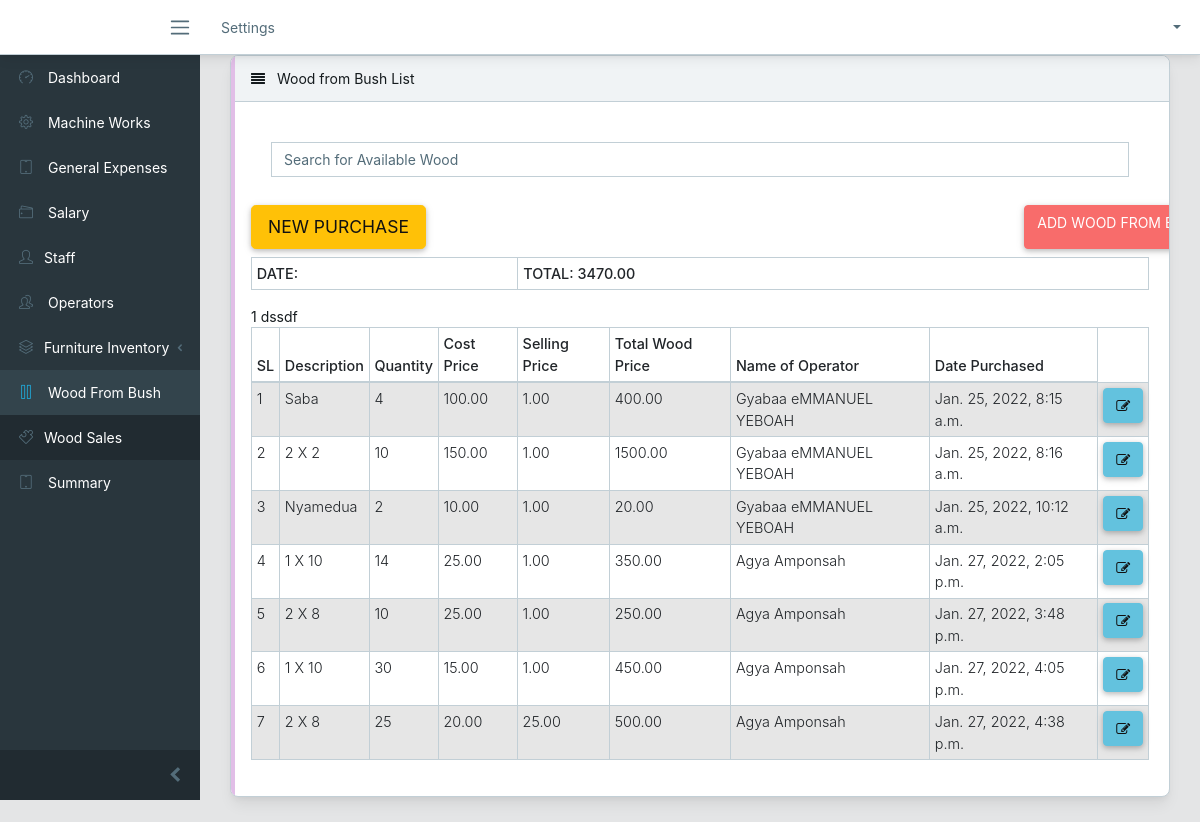
Before: /woodfrombush/list/ (signed in) with the older database file.
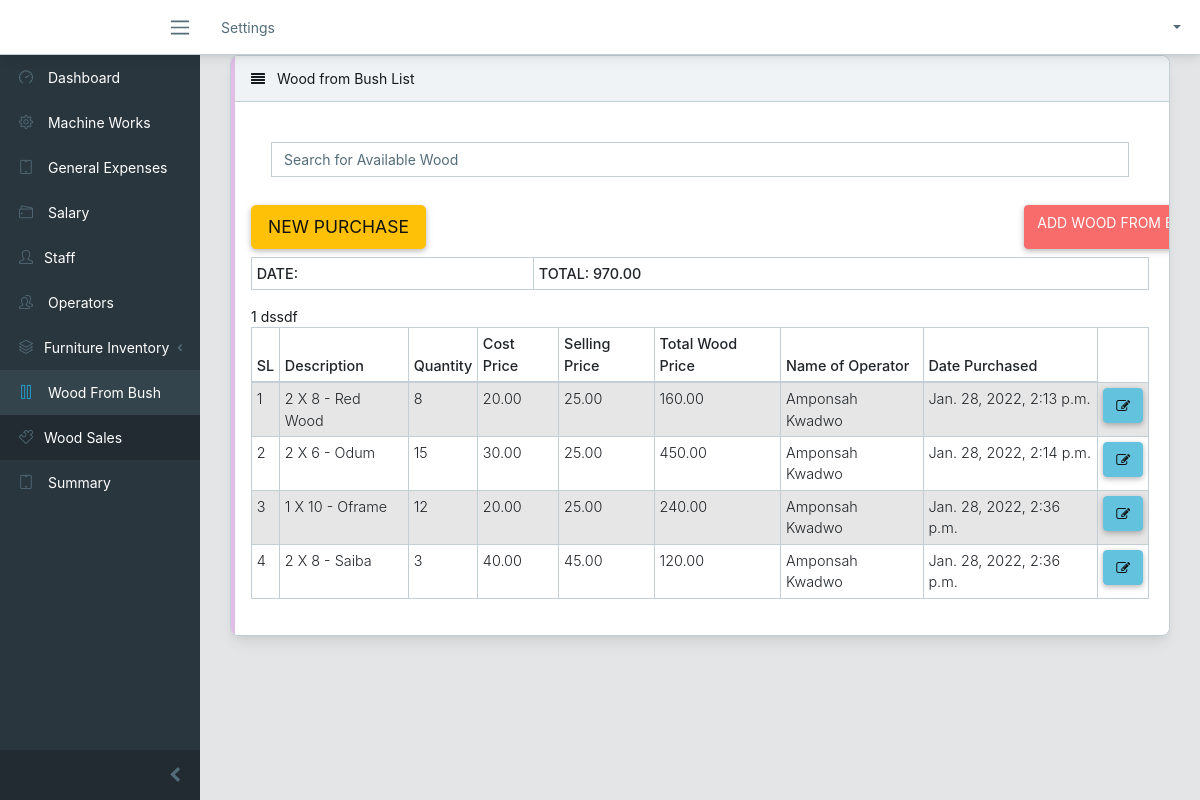
After: the same page with the newer database file.
### services/models.py (models this page shows, shortened)
class WoodFromBush(models.Model):
    operator = models.ForeignKey(Operator, on_delete=models.CASCADE)
    description = models.CharField(choices =WOOD_FROM_BUSH_CHOICES, max_length=30 )
    quantity = models.IntegerField()
    price = models.DecimalField(decimal_places=2, max_digits=9 )
    sell_price = models.DecimalField(decimal_places=2, max_digits=9 )
    date_purchased = models.DateTimeField(auto_now_add= True)
    def __str__(self):
        return self.description + " || " + str(self.quantity)
    @property
    def total_wood_price(self):
        return self.price * self.quantity

class Operator(models.Model):
    first_name = models.CharField(max_length=50)
    last_name = models.CharField(max_length=50)
    hometown = models.CharField(max_length=50)
    phone_number= models.CharField(max_length=10)
    date_created = models.DateTimeField(auto_now_add= True)
    class Meta:
        ordering = ("-first_name",)
    def __str__(self) -> str:
        return self.first_name + " " + self.last_name

### services/views.py (the view)
# urls.py: path('woodfrombush/list/', views.wood_from_bush_list, name="wood_from_bush_list"),
@login_required
def wood_from_bush_list(request):
    wood_from_bushs = WoodFromBush.objects.all()
    total_wood_price = 0
    balance = 1
    wood_from_bushs_total=0
    for i in wood_from_bushs:
        wood_from_bushs_total += i.total_wood_price
    woods = WoodFromBush.objects.all()
    wood_json = [{'id': wood.id, 'description':wood.description, 'quantity':wood.quantity, 'price':float(wood.sell_price)} for wood in woods]
    paginator = Paginator(wood_from_bushs, 20)
    page = request.GET.get('page')
    paged_wood_from_bush = paginator.get_page(page)
    context = {
        "woodfrombushs": paged_wood_from_bush,
        "wood_from_bushs_total": wood_from_bushs_total,
        "total_wood_price":total_wood_price,
        "woods":json.dumps(wood_json),
        "WoodSaleForm":WoodSaleForm(),
        "WoodItemSaleForm": WoodItemSaleForm(),
        "wood_form":WoodFromBushForms(),
        "WPurchaseForm": WPurchaseForm(),
        "balance":balance,
    }
    return render(request, "lists/wood_from_bush_list.html", context)

### services/forms.py
class WoodSaleForm(forms.Form):
    woodfrombush =forms.ChoiceField(choices=(), widget=forms.Select(attrs ={'id': 'id_wood_1'}) )
    quantity = forms.CharField(widget=forms.NumberInput( attrs={'id': 'id_quantity_1'}))
    def __init__(self, *args, **kwargs):
        super(WoodSaleForm, self).__init__(*args, **kwargs)
        try:
            CHOICES = list([(str(woodfrombush.id), str(woodfrombush)) for woodfrombush in WoodFromBush.objects.all()])
            CHOICES.insert(0, (-1,'NONE'))
        except Exception as e:
            print('\n\n', e, '\n\n')
            CHOICES = [(-1, 'NONE')]
        self.fields['woodfrombush'].choices = CHOICES

class WoodItemSaleForm(forms.ModelForm):
    class Meta:
        model = WoodItemSale
        fields = ("woodfrombush", "quantity",)

### templates/lists/wood_from_bush_list.html (shortened to what this page needs)
{% extends "base.html" %}
{% block content %}
<div class="row">
    <div class="col-lg-12">
        <div class="card">
            <div class="card-header">
                <i class="fa fa-align-justify"></i> Wood from Bush List</div>
            <div class="card-body">
                <table class="table table-responsive-sm table-bordered table-striped table-sm">
                    <tr>
                                    <form class="card card-sm">
                                        <div class="card-body row no-gytters align-items-center">
                                            <div class="col">
                                                <input type="text" id="myInput"onkeyup="myFunction()" name='item_name' class="form-control form-control-borderless" placeholder="Search for Available Wood">
                                            </div>
                                        </div>
                                    </form>
                                    <div class="row">
                                        <div class="col-10 pt-2 mb-2 text-center d-flex flex-row justify-content-between">
                                            <a href="#" id="purchase-link" class="btn btn-lg btn-warning">New Purchase</a>
                                        </div>
                                        <div class="col-2 pt-2 mb-2 text-center d-flex flex-row justify-content-between">
                                                <a href="{% url 'services:woodfrombush' %}" class="link btn btn-danger" id="supply-link" > Add Wood From Bush
                                                </a>
                                        </div>
                                    </div>
                    </tr>
                    <tr>
                       <th>DATE: {{ work_date}}</th>
                       <th>TOTAL: {{ wood_from_bushs_total|floatformat:2 }} </th>
                    </tr>
                </table>
                <table id="myTable" class="table table-responsive-sm table-bordered table-striped table-sm">
                    <thead>
                        <tr>
                            <th>SL</th>
                            <th>Description</th>
                            <th>Quantity</th>
                            <th>Cost Price</th>
                            <th>Selling Price</th>
                            <th>Total Wood Price</th>
                            <th>Name of Operator</th>
                            <th>Date Purchased</th>
                        </tr>
                    </thead>
                    <tbody id="myTB">
                        {% for woodfrombush in woodfrombushs %}
                            <tr>
                                <td>{{ forloop.counter }}</td>
                                <td>{{ woodfrombush.description}}</td>
                                <td>{{ woodfrombush.quantity }}</td>
                                <td>{{ woodfrombush.price }}</td>
                                <td>{{ woodfrombush.sell_price }}</td>
                                <td>{{ woodfrombush.total_wood_price }}</td>
                                <td>{{ woodfrombush.operator }}</td>
                                <td>{{ woodfrombush.date_purchased }}</td>
                                <td>
                                    <a href="">
                                        <button type="button" class="btn btn-info"><i class="fa fa-edit"></i></button>
                                    </a>
                                </td>
                            </tr>
                        {% endfor %}
                    </tbody>
                </table>
            </div>
        </div>
    </div>
</div>
<div class="row">
    <div class="col-md-12">
    </div>
</div>
{% endblock %}

### templates/base.html (shortened to what this page needs)
{% load static %}
<!DOCTYPE html>
<html lang="en">
<head>
    <link rel="stylesheet" href="{% static 'css/main.css' %}">
    <link rel="stylesheet" href="{% static 'css/mdb.min.css' %}">
    <link rel="stylesheet" href="{% static 'css/popup.css' %}">
    <link href="{% static 'vendors/css/font-awesome.min.css' %}" rel="stylesheet">
    <link href="{% static 'vendors/css/simple-line-icons.min.css' %}" rel="stylesheet">
     <link href="{% static 'css/style.css' %}" rel="stylesheet">
</head>
<body class="app header-fixed sidebar-fixed aside-menu-fixed aside-menu-hidden">
        {% include 'navbar.html' %}
        <div class="app-body">
        {% include 'sidebar.html' %}
        <main class="main">
        <div class="container-fluid">
            <div class="animated fadeIn">
                {% block content %}
                {% endblock %}
            </div>
        </div>
        </main>
        </div>
</body>
</html>

### templates/navbar.html (shortened to what this page needs)
{% load static %}
<header class="app-header navbar">
    <a class="navbar-brand" href="#"></a>
    <button class="navbar-toggler sidebar-toggler d-md-down-none" type="button">
        <span class="navbar-toggler-icon"></span>
    </button>
    <ul class="nav navbar-nav d-md-down-none">
        <li class="nav-item px-3">
            <a class="nav-link" href="#">Settings</a>
        </li>
    </ul>
    <ul class="nav navbar-nav ml-auto">
        <li class="nav-item dropdown">
            <a class="nav-link dropdown-toggle nav-link" data-toggle="dropdown" href="#" role="button"
               aria-haspopup="true" aria-expanded="false">
            </a>
        </li>
    </ul>
</header>

### templates/sidebar.html (shortened to what this page needs)
<div class="sidebar">
    <nav class="sidebar-nav">
        <ul class="nav">
            <li class="nav-item">
                <a class="nav-link" href="{% url 'services:index' %}"><i class="icon-speedometer"></i> Dashboard</a>
            </li>
            <li class="nav-item ">
                <a class="nav-link " href="{% url 'services:machine_work_list' %}">
                    <i class="nav-icon icon-settings"></i> Machine Works</a>
            </li>
            <li class="nav-item">
                <a class="nav-link" href="{% url 'services:general_expenses_list' %}">
                    <i class="nav-icon icon-screen-tablet"></i> General Expenses</a>
            </li>
            <li class="nav-item ">
                <a class="nav-link " href="{% url 'services:salary_list' %}">
                    <i class="nav-icon icon-wallet"></i> Salary</a>
            </li>
            <li class="nav-item">
                <a class="nav-link " href="{% url 'services:staff_list' %}">
                    <i class="nav-icon icon-user"></i>Staff</a>
            </li>
            <li class="nav-item ">
                <a class="nav-link" href="{% url 'services:operator_list' %}">
                    <i class="nav-icon icon-people"></i> Operators</a>
            </li>
            <li class="nav-item nav-dropdown">
                <a class="nav-link nav-dropdown-toggle" href="{% url 'services:furniture_list' %}">
                    <i class="nav-icon icon-layers "></i>Furniture Inventory</a>
            </li>
            <li class="nav-item nav-dropdown">
                <a class="nav-link" href="{% url 'services:wood_from_bush_list' %}">
                    <i class="icon-control-pause"></i> Wood From Bush</a>
                <ul class="nav-dropdown-items">
                    <li class="nav-item">
                        <a class="nav-link" href="{% url 'services:wood_sold' %}">
                            <i class="nav-icon icon-puzzle"></i>Wood Sales</a>
                    </li>
                </ul>
            </li>
            <li class="nav-item">
                <a class="nav-link" href="{% url 'services:summary' %}">
                    <i class="nav-icon icon-screen-tablet"></i> Summary</a>
            </li>
        </ul>
    </nav>
    <button class="sidebar-minimizer brand-minimizer" type="button"></button>
</div>

### templates/add_wood_sale.html (shortened to what this page needs)
{% load crispy_forms_tags %}

### static/css/main.css (style rules this page uses)
body { font-family: Varela Round; background: #f1f1f1; }
a { text-decoration: none; }
body { background:#DCDCDC; margin-top:20px; }
body { background: #eee }
.card { border: none; position: relative; overflow: hidden; border-radius: 8px; cursor: pointer }
.card:before { content: ""; position: absolute; left: 0; top: 0; width: 4px; height: 100%; background-color: #E1BEE7; transform: scaleY(1); transition: all 0.5s; transform-origin: bottom }
.card:after { content: ""; position: absolute; left: 0; top: 0; width: 4px; height: 100%; background-color: #8E24AA; transform: scaleY(0); transition: all 0.5s; transform-origin: bottom }
body { background-color: rgba(197, 197, 197, 0.432); font-family: -apple-system, BlinkMacSystemFont, 'Segoe UI', Roboto, Oxygen, Ubuntu, Cantarell, 'Open Sans', 'Helvetica Neue', sans-serif; background: url(../images/background.jpg); background-repeat: none; object-fit: cover; color: white; }
.navbar .nav-item { padding-left: 0.5em; padding-right: 0.5em; }
#itemtd, th { border: 1px solid #dddddd; text-align: left; padding: 8px; }
.nav-item { text-align: left; }
.link { text-decoration: none; color: rgb(44, 44, 44); }

Changed rows visible on the page:
removed WoodFromBush: description "Saba", quantity "4", price "100.00", sell_price "1.00", total_wood_price "400.00", operator "Gyabaa eMMANUEL YEBOAH", date_purchased "Jan. 25, 2022, 8:15 a.m."
removed WoodFromBush: description "2 X 2", quantity "10", price "150.00", sell_price "1.00", total_wood_price "1500.00", operator "Gyabaa eMMANUEL YEBOAH", date_purchased "Jan. 25, 2022, 8:16 a.m."
removed WoodFromBush: description "Nyamedua", quantity "2", price "10.00", sell_price "1.00", total_wood_price "20.00", operator "Gyabaa eMMANUEL YEBOAH", date_purchased "Jan. 25, 2022, 10:12 a.m."
removed WoodFromBush: description "1 X 10", quantity "14", price "25.00", sell_price "1.00", total_wood_price "350.00", operator "Agya Amponsah", date_purchased "Jan. 27, 2022, 2:05 p.m."
removed WoodFromBush: description "2 X 8", quantity "10", price "25.00", sell_price "1.00", total_wood_price "250.00", operator "Agya Amponsah", date_purchased "Jan. 27, 2022, 3:48 p.m."
removed WoodFromBush: description "1 X 10", quantity "30", price "15.00", sell_price "1.00", total_wood_price "450.00", operator "Agya Amponsah", date_purchased "Jan. 27, 2022, 4:05 p.m."
removed WoodFromBush: description "2 X 8", quantity "25", price "20.00", sell_price "25.00", total_wood_price "500.00", operator "Agya Amponsah", date_purchased "Jan. 27, 2022, 4:38 p.m."
added WoodFromBush: description "2 X 8 - Red Wood", quantity "8", price "20.00", sell_price "25.00", total_wood_price "160.00", operator "Amponsah Kwadwo", date_purchased "Jan. 28, 2022, 2:13 p.m."
added WoodFromBush: description "2 X 6 - Odum", quantity "15", price "30.00", sell_price "25.00", total_wood_price "450.00", operator "Amponsah Kwadwo", date_purchased "Jan. 28, 2022, 2:14 p.m."
added WoodFromBush: description "1 X 10 - Oframe", quantity "12", price "20.00", sell_price "25.00", total_wood_price "240.00", operator "Amponsah Kwadwo", date_purchased "Jan. 28, 2022, 2:36 p.m."
added WoodFromBush: description "2 X 8 - Saiba", quantity "3", price "40.00", sell_price "45.00", total_wood_price "120.00", operator "Amponsah Kwadwo", date_purchased "Jan. 28, 2022, 2:36 p.m."
Other visible differences:
{{ wood_from_bushs_total|floatformat:2 }}: "3470.00" → "970.00"
